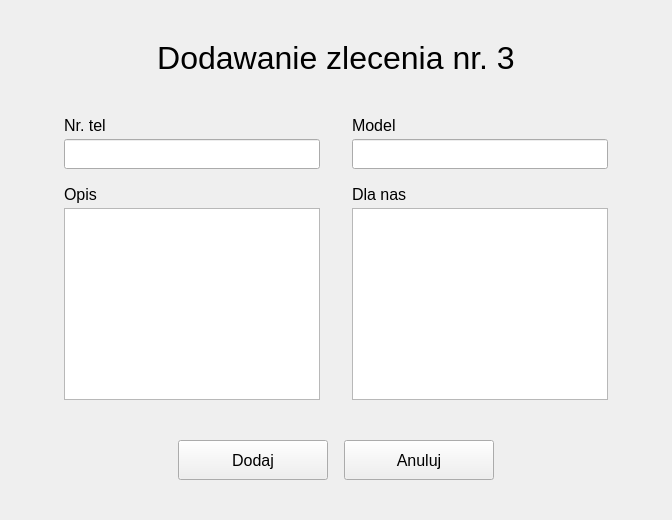
           <widget class="QWidget" name="addPage">
            <layout class="QVBoxLayout" name="verticalLayout_9">
             <property name="spacing">
              <number>0</number>
             </property>
             <property name="leftMargin">
              <number>64</number>
             </property>
             <property name="topMargin">
              <number>0</number>
             </property>
             <property name="rightMargin">
              <number>64</number>
             </property>
             <property name="bottomMargin">
              <number>0</number>
             </property>
             <item>
              <spacer name="addPageVSpacer1">
               <property name="orientation">
                <enum>Qt::Orientation::Vertical</enum>
               </property>
               <property name="sizeHint" stdset="0">
                <size>
                 <width>20</width>
                 <height>40</height>
                </size>
               </property>
              </spacer>
             </item>
             <item>
              <widget class="QLabel" name="addPageLabel">
               <property name="font">
                <font>
                 <pointsize>24</pointsize>
                </font>
               </property>
               <property name="text">
                <string>Dodawanie zlecenia nr. 3</string>
               </property>
               <property name="alignment">
                <set>Qt::AlignmentFlag::AlignCenter</set>
               </property>
              </widget>
             </item>
             <item>
              <spacer name="addPageVSpacer2">
               <property name="orientation">
                <enum>Qt::Orientation::Vertical</enum>
               </property>
               <property name="sizeHint" stdset="0">
                <size>
                 <width>20</width>
                 <height>40</height>
                </size>
               </property>
              </spacer>
             </item>
             <item>
              <layout class="QGridLayout" name="addPageInputGrid">
               <property name="horizontalSpacing">
                <number>32</number>
               </property>
               <property name="verticalSpacing">
                <number>16</number>
               </property>
               <item row="0" column="0">
                <layout class="QVBoxLayout" name="addPagePhoneLayout">
                 <property name="spacing">
                  <number>4</number>
                 </property>
                 <item>
                  <widget class="QLabel" name="addPagePhoneLabel">
                   <property name="font">
                    <font>
                     <pointsize>12</pointsize>
                    </font>
                   </property>
                   <property name="text">
                    <string>Nr. tel</string>
                   </property>
                  </widget>
                 </item>
                 <item>
                  <widget class="QLineEdit" name="addPagePhoneLineEdit">
                   <property name="minimumSize">
                    <size>
                     <width>0</width>
                     <height>30</height>
                    </size>
                   </property>
                   <property name="cursor">
                    <cursorShape>IBeamCursor</cursorShape>
                   </property>
                  </widget>
                 </item>
                </layout>
               </item>
               <item row="0" column="1">
                <layout class="QVBoxLayout" name="addPageModelLayout">
                 <property name="spacing">
                  <number>4</number>
                 </property>
                 <item>
                  <widget class="QLabel" name="addPageModelLabel">
                   <property name="font">
                    <font>
                     <pointsize>12</pointsize>
                    </font>
                   </property>
                   <property name="text">
                    <string>Model</string>
                   </property>
                  </widget>
                 </item>
                 <item>
                  <widget class="QLineEdit" name="addPageModelLineEdit">
                   <property name="minimumSize">
                    <size>
                     <width>0</width>
                     <height>30</height>
                    </size>
                   </property>
                   <property name="cursor">
                    <cursorShape>IBeamCursor</cursorShape>
                   </property>
                  </widget>
                 </item>
                </layout>
               </item>
               <item row="1" column="1">
                <layout class="QVBoxLayout" name="addPageForUsLayout">
                 <property name="spacing">
                  <number>4</number>
                 </property>
                 <item>
                  <widget class="QLabel" name="addPageForUsLabel">
                   <property name="font">
                    <font>
                     <pointsize>12</pointsize>
                    </font>
                   </property>
                   <property name="text">
                    <string>Dla nas</string>
                   </property>
                  </widget>
                 </item>
                 <item>
                  <widget class="QPlainTextEdit" name="addPageForUsPlainTextEdit">
                   <property name="cursor" stdset="0">
                    <cursorShape>IBeamCursor</cursorShape>
                   </property>
                  </widget>
                 </item>
                </layout>
               </item>
               <item row="1" column="0">
                <layout class="QVBoxLayout" name="addPageDescLayout">
                 <property name="spacing">
                  <number>4</number>
                 </property>
                 <item>
                  <widget class="QLabel" name="addPageDescLabel">
                   <property name="font">
                    <font>
                     <pointsize>12</pointsize>
                    </font>
                   </property>
                   <property name="text">
                    <string>Opis</string>
                   </property>
                  </widget>
                 </item>
                 <item>
                  <widget class="QPlainTextEdit" name="addPageDescPlainTextEdit">
                   <property name="cursor" stdset="0">
                    <cursorShape>IBeamCursor</cursorShape>
                   </property>
                  </widget>
                 </item>
                </layout>
               </item>
              </layout>
             </item>
             <item>
              <spacer name="addPageVSpacer3">
               <property name="orientation">
                <enum>Qt::Orientation::Vertical</enum>
               </property>
               <property name="sizeHint" stdset="0">
                <size>
                 <width>20</width>
                 <height>40</height>
                </size>
               </property>
              </spacer>
             </item>
             <item>
              <layout class="QHBoxLayout" name="addPageButtonsLayout">
               <property name="spacing">
                <number>16</number>
               </property>
               <item alignment="Qt::AlignmentFlag::AlignRight">
                <widget class="QPushButton" name="addPageConfirmButton">
                 <property name="minimumSize">
                  <size>
                   <width>150</width>
                   <height>40</height>
                  </size>
                 </property>
                 <property name="font">
                  <font>
                   <pointsize>12</pointsize>
                  </font>
                 </property>
                 <property name="cursor">
                  <cursorShape>PointingHandCursor</cursorShape>
                 </property>
                 <property name="text">
                  <string>Dodaj</string>
                 </property>
                </widget>
               </item>
               <item alignment="Qt::AlignmentFlag::AlignLeft">
                <widget class="QPushButton" name="addPageCancelButton">
                 <property name="minimumSize">
                  <size>
                   <width>150</width>
                   <height>40</height>
                  </size>
                 </property>
                 <property name="font">
                  <font>
                   <pointsize>12</pointsize>
                  </font>
                 </property>
                 <property name="cursor">
                  <cursorShape>PointingHandCursor</cursorShape>
                 </property>
                 <property name="text">
                  <string>Anuluj</string>
                 </property>
                </widget>
               </item>
              </layout>
             </item>
             <item>
              <spacer name="addPageVSpacer4">
               <property name="orientation">
                <enum>Qt::Orientation::Vertical</enum>
               </property>
               <property name="sizeHint" stdset="0">
                <size>
                 <width>20</width>
                 <height>40</height>
                </size>
               </property>
              </spacer>
             </item>
            </layout>
           </widget>
